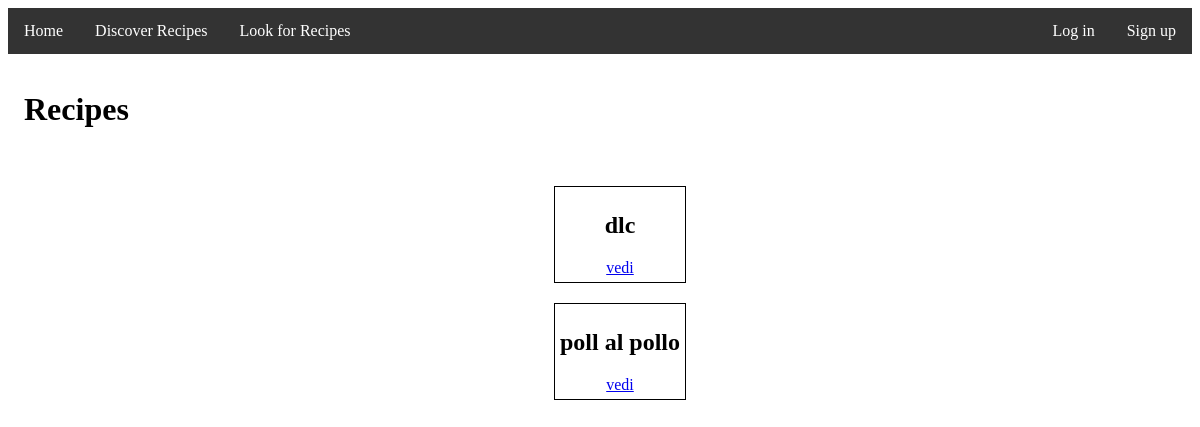
The app's page /list/, older data.
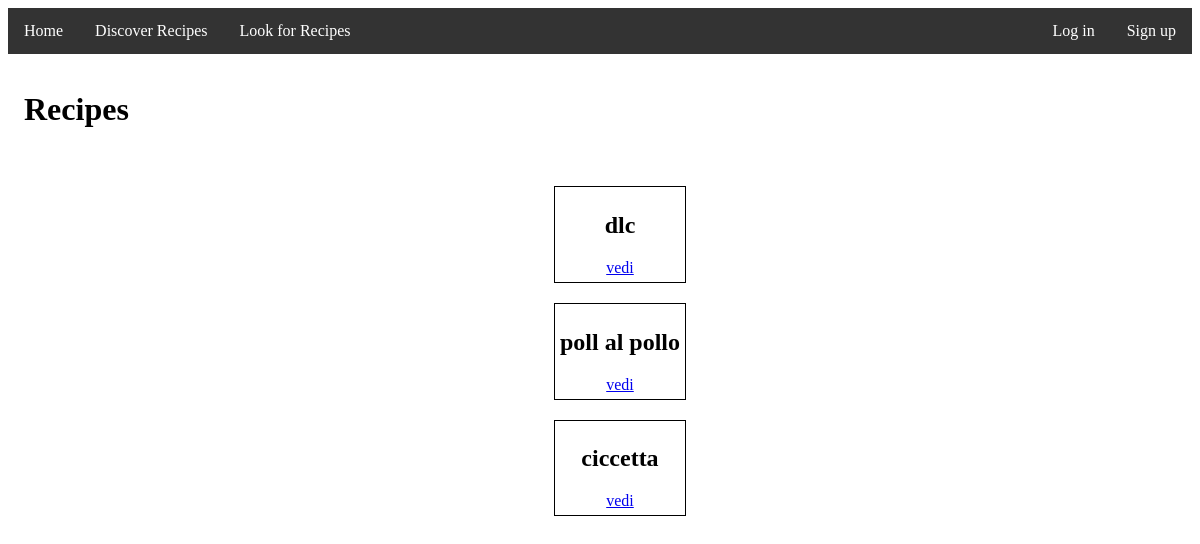
The same page, newer data.
### recipes/models.py (models this page shows, shortened)
class Recipe(models.Model):
    title = models.CharField(max_length=200)
    author = models.ForeignKey(User, on_delete=models.CASCADE, default='', null=True)
    category = models.ForeignKey(Category, on_delete=models.CASCADE)
    description = models.TextField(max_length=2000)
    ingredients = models.CharField(max_length=2000, default='')
    instructions = models.CharField(max_length=2000, default='')
    image = models.ImageField(upload_to='images/', default='')

### recipes/views.py (the view)
# urls.py: path('list/', views.RecipeListView.as_view(), name="recipes-list"),
class RecipeListView(ListView):
    model = models.Recipe
    template_name = 'Recipes_list.html'
    context_object_name = 'recipes'

### templates/Recipes_list.html (shortened to what this page needs)
{% extends 'base.html' %}
{% block content %}
    <h1>Recipes</h1>
    <div class="recipes">
        <ul>
            {% for recipe in recipes %}
                <div class="box">
                    <h2>{{ recipe.title }}</h2>
                    <li><a href="{% url 'recipe-detail' recipe.pk %}">vedi</a></li>
                </div>
            {% endfor %}
        </ul>
    </div>
{% endblock %}

Row changes from the older to the newer data that the page shows:
added Recipe: title "ciccetta"
